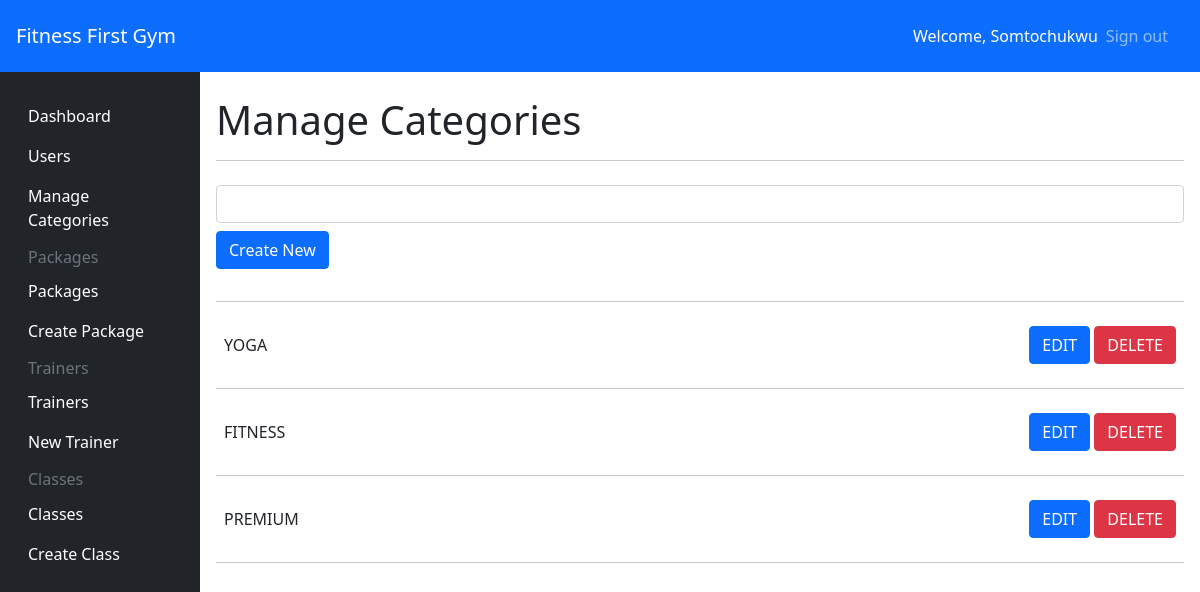
Page /admin/categories (signed in) on the committed database.
### app/models/__init__.py (models this page shows, shortened)
class User(UserMixin, db.Model):
    id = db.Column(db.Integer, primary_key=True)
    firstname = db.Column(db.String(200), nullable=False)
    lastname = db.Column(db.String(200), nullable=True)
    email = db.Column(db.String(100), nullable=False, unique=True)
    password = db.Column(db.String(200), nullable=False)
    isAdmin = db.Column(db.Boolean(), default=False)
    membership_id = db.Column(db.Integer, db.ForeignKey('package.id'), nullable=True)
    membership = db.relationship('Package', backref=db.backref('packages', lazy='dynamic'))
    createdAt = db.Column(db.DateTime, default=datetime.utcnow)

### app/models/Package.py (models this page shows)
class Category(db.Model):
    id = db.Column(db.Integer, primary_key=True)
    name = db.Column(db.String(50), unique=True)

### app/admin_views.py (the view)
@app.route('/admin/categories', methods=['GET'])
@login_required
@authorize_request
def manage_categories():
   categories = Category.query.all()
   return render_template('pages/admin/category.html', categories=categories)

### app/admin_views.py (called while the page is built)
def authorize_request(view_func):
   @wraps(view_func)
   def wrapped_view(*args, **kwargs):
      try:
         if current_user.isAdmin:
               return view_func(*args, **kwargs)
         else:
            flash('Unauthorized')
            return redirect('/')
      except Exception as error:
         return render_template('pages/error/500.html', error=error)
   return wrapped_view

### app/models/__init__.py (called while the page is built)
@login_manager.user_loader
def load_user(id):
    return User.query.get(id)

### app/templates/pages/admin/category.html (shortened to what this page needs)
{% extends "components/admin_base.html" %}  {% block content %}
<h1 class="my-2">Manage Categories</h1>
<hr />
<form action="/admin/category/new" method="post" class="my-4">
    <div class="form-group">
        <input type="text" id="name" name="name" class="form-control" minlength="4" required />
    </div>
    <button class="btn btn-primary my-2">Create New</button>
</form>
<hr />
<div class="d-flex-col">
    {% for category in categories %}
    <div class="d-flex justify-content-between align-items-center rounded-4 rounded-top rounded-bottom my-2 p-2">
        <span>{{category.name}}</span>
        <div>
            <a class="btn btn-primary">EDIT</a>
            <a href="/admin/category/delete/{{category.id}}" class="btn btn-danger">DELETE</a>
        </div>
    </div>
    <hr>
    {% endfor %}
</div>
{% endblock %}

### app/templates/components/admin_base.html (shortened to what this page needs)
<!DOCTYPE html>
<html lang="en">
<head>
    <link href="https://cdn.jsdelivr.net/npm/bootstrap@5.0.2/dist/css/bootstrap.min.css" rel="stylesheet"
>
</head>
<body class="relative">
    <main>
        <nav class="navbar navbar-dark sticky-top bg-primary flex-md-nowrap p-3">
            <a class="navbar-brand col-sm-3 col-md-2 mr-0" href="/">Fitness First Gym</a>
            <div class="navbar-nav px-3">
                <div class="nav-item text-nowrap d-flex align-items-center">
                    <span class="text-white mx-2">Welcome, {{current_user.firstname}}</span>
                    <a class="nav-link" href="/auth/logout">Sign out</a>
                </div>
            </div>
        </nav>
        <div>
            <div class="container-fluid">
                <div class="row">
                    {% include "components/admin_navbar.html" %}
                    <main role="main" class="relative col-md-9 ml-sm-auto col-lg-10 p-3">
                        {% block content %} {% endblock %}
                    </main>
                </div>
            </div>
        </div>
    </main>
</body>
</html>

### rows in the picture
User: firstname "Somtochukwu"
Category: name "YOGA"
Category: name "FITNESS"
Category: name "PREMIUM"
